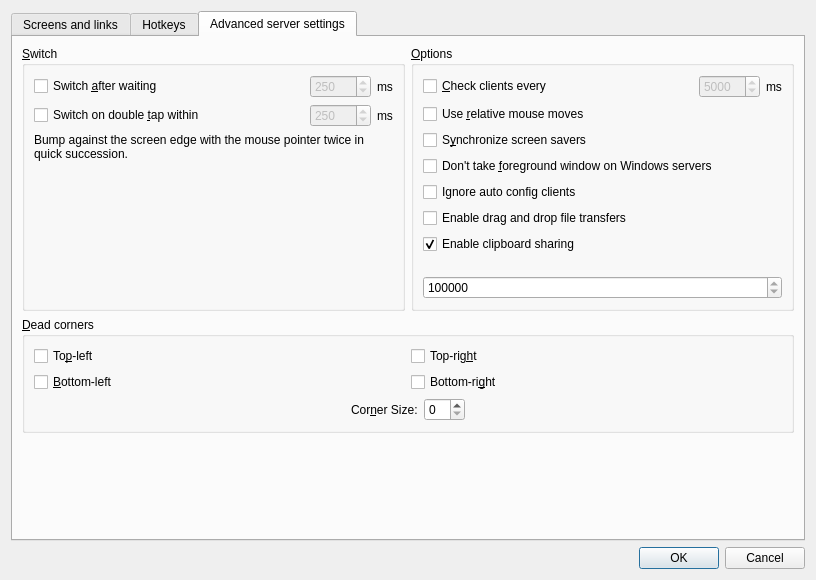
<?xml version="1.0" encoding="UTF-8"?>
<ui version="4.0">
 <class>ServerConfigDialogBase</class>
 <widget class="QDialog" name="ServerConfigDialogBase">
  <property name="geometry">
   <rect>
    <x>0</x>
    <y>0</y>
    <width>816</width>
    <height>580</height>
   </rect>
  </property>
  <property name="windowTitle">
   <string>Server Configuration</string>
  </property>
  <layout class="QVBoxLayout">
   <item>
    <widget class="QTabWidget" name="m_pTabWidget">
     <property name="currentIndex">
      <number>2</number>
     </property>
     <widget class="QWidget" name="m_pTabScreens">
      <attribute name="title">
       <string>Screens and links</string>
      </attribute>
      <layout class="QVBoxLayout">
       <item>
        <layout class="QHBoxLayout">
         <item>
          <widget class="TrashScreenWidget" name="m_pTrashScreenWidget">
           <property name="acceptDrops">
            <bool>true</bool>
           </property>
           <property name="toolTip">
            <string>Drag a screen from the grid to the trashcan to remove it.</string>
           </property>
           <property name="frameShape">
            <enum>QFrame::StyledPanel</enum>
           </property>
           <property name="frameShadow">
            <enum>QFrame::Raised</enum>
           </property>
           <property name="text">
            <string/>
           </property>
           <property name="pixmap">
            <pixmap>:/res/icons/64x64/user-trash.png</pixmap>
           </property>
          </widget>
         </item>
         <item>
          <widget class="QLabel" name="label_2">
           <property name="sizePolicy">
            <sizepolicy hsizetype="Preferred" vsizetype="Preferred">
             <horstretch>1</horstretch>
             <verstretch>0</verstretch>
            </sizepolicy>
           </property>
           <property name="text">
            <string>Configure the layout of your barrier server configuration.</string>
           </property>
           <property name="alignment">
            <set>Qt::AlignCenter</set>
           </property>
           <property name="wordWrap">
            <bool>true</bool>
           </property>
          </widget>
         </item>
         <item>
          <widget class="NewScreenWidget" name="m_pLabelNewScreenWidget">
           <property name="toolTip">
            <string>Drag this button to the grid to add a new screen.</string>
           </property>
           <property name="frameShape">
            <enum>QFrame::StyledPanel</enum>
           </property>
           <property name="frameShadow">
            <enum>QFrame::Raised</enum>
           </property>
           <property name="text">
            <string/>
           </property>
           <property name="pixmap">
            <pixmap>:/res/icons/64x64/video-display.png</pixmap>
           </property>
          </widget>
         </item>
        </layout>
       </item>
       <item>
        <widget class="ScreenSetupView" name="m_pScreenSetupView">
         <property name="minimumSize">
          <size>
           <width>0</width>
           <height>273</height>
          </size>
         </property>
         <property name="maximumSize">
          <size>
           <width>16777215</width>
           <height>273</height>
          </size>
         </property>
         <property name="acceptDrops">
          <bool>true</bool>
         </property>
         <property name="autoFillBackground">
          <bool>false</bool>
         </property>
         <property name="frameShape">
          <enum>QFrame::StyledPanel</enum>
         </property>
         <property name="frameShadow">
          <enum>QFrame::Sunken</enum>
         </property>
        </widget>
       </item>
       <item>
        <widget class="QLabel" name="label_3">
         <property name="sizePolicy">
          <sizepolicy hsizetype="Preferred" vsizetype="Preferred">
           <horstretch>1</horstretch>
           <verstretch>0</verstretch>
          </sizepolicy>
         </property>
         <property name="text">
          <string>Drag new screens to the grid or move existing ones around.
Drag a screen to the trashcan to delete it.
Double click on a screen to edit its settings.</string>
         </property>
         <property name="alignment">
          <set>Qt::AlignCenter</set>
         </property>
         <property name="wordWrap">
          <bool>true</bool>
         </property>
        </widget>
       </item>
       <item>
        <spacer>
         <property name="orientation">
          <enum>Qt::Vertical</enum>
         </property>
         <property name="sizeHint" stdset="0">
          <size>
           <width>20</width>
           <height>40</height>
          </size>
         </property>
        </spacer>
       </item>
      </layout>
     </widget>
     <widget class="QWidget" name="m_pTabHotkeys">
      <attribute name="title">
       <string>Hotkeys</string>
      </attribute>
      <layout class="QHBoxLayout">
       <item>
        <widget class="QGroupBox" name="groupBox">
         <property name="title">
          <string>&amp;Hotkeys</string>
         </property>
         <layout class="QGridLayout">
          <item row="0" column="0" rowspan="4">
           <widget class="QListWidget" name="m_pListHotkeys"/>
          </item>
          <item row="0" column="1">
           <widget class="QPushButton" name="m_pButtonNewHotkey">
            <property name="enabled">
             <bool>true</bool>
            </property>
            <property name="text">
             <string>&amp;New</string>
            </property>
           </widget>
          </item>
          <item row="1" column="1">
           <widget class="QPushButton" name="m_pButtonEditHotkey">
            <property name="enabled">
             <bool>false</bool>
            </property>
            <property name="text">
             <string>&amp;Edit</string>
            </property>
           </widget>
          </item>
          <item row="2" column="1">
           <widget class="QPushButton" name="m_pButtonRemoveHotkey">
            <property name="enabled">
             <bool>false</bool>
            </property>
            <property name="text">
             <string>&amp;Remove</string>
            </property>
           </widget>
          </item>
          <item row="3" column="1">
           <spacer>
            <property name="orientation">
             <enum>Qt::Vertical</enum>
            </property>
            <property name="sizeHint" stdset="0">
             <size>
              <width>75</width>
              <height>161</height>
             </size>
            </property>
           </spacer>
          </item>
         </layout>
        </widget>
       </item>
       <item>
        <widget class="QGroupBox" name="groupBox_2">
         <property name="title">
          <string>A&amp;ctions</string>
         </property>
         <layout class="QGridLayout">
          <item row="0" column="0" rowspan="4">
           <widget class="QListWidget" name="m_pListActions"/>
          </item>
          <item row="0" column="1">
           <widget class="QPushButton" name="m_pButtonNewAction">
            <property name="enabled">
             <bool>false</bool>
            </property>
            <property name="text">
             <string>Ne&amp;w</string>
            </property>
           </widget>
          </item>
          <item row="1" column="1">
           <widget class="QPushButton" name="m_pButtonEditAction">
            <property name="enabled">
             <bool>false</bool>
            </property>
            <property name="text">
             <string>E&amp;dit</string>
            </property>
           </widget>
          </item>
          <item row="2" column="1">
           <widget class="QPushButton" name="m_pButtonRemoveAction">
            <property name="enabled">
             <bool>false</bool>
            </property>
            <property name="text">
             <string>Re&amp;move</string>
            </property>
           </widget>
          </item>
          <item row="3" column="1">
           <spacer>
            <property name="orientation">
             <enum>Qt::Vertical</enum>
            </property>
            <property name="sizeHint" stdset="0">
             <size>
              <width>20</width>
              <height>40</height>
             </size>
            </property>
           </spacer>
          </item>
         </layout>
        </widget>
       </item>
      </layout>
     </widget>
     <widget class="QWidget" name="m_pTabAdvanced">
      <attribute name="title">
       <string>Advanced server settings</string>
      </attribute>
      <layout class="QGridLayout">
       <item row="0" column="0">
        <widget class="QGroupBox" name="m_pGroupSwitch">
         <property name="title">
          <string>&amp;Switch</string>
         </property>
         <layout class="QVBoxLayout">
          <item>
           <layout class="QHBoxLayout">
            <item>
             <widget class="QCheckBox" name="m_pCheckBoxSwitchDelay">
              <property name="enabled">
               <bool>true</bool>
              </property>
              <property name="text">
               <string>Switch &amp;after waiting</string>
              </property>
             </widget>
            </item>
            <item>
             <spacer>
              <property name="orientation">
               <enum>Qt::Horizontal</enum>
              </property>
              <property name="sizeHint" stdset="0">
               <size>
                <width>40</width>
                <height>20</height>
               </size>
              </property>
             </spacer>
            </item>
            <item>
             <widget class="QSpinBox" name="m_pSpinBoxSwitchDelay">
              <property name="enabled">
               <bool>false</bool>
              </property>
              <property name="minimum">
               <number>10</number>
              </property>
              <property name="maximum">
               <number>10000</number>
              </property>
              <property name="singleStep">
               <number>10</number>
              </property>
              <property name="value">
               <number>250</number>
              </property>
             </widget>
            </item>
            <item>
             <widget class="QLabel" name="m_pLabel_14">
              <property name="text">
               <string>ms</string>
              </property>
             </widget>
            </item>
           </layout>
          </item>
          <item>
           <layout class="QVBoxLayout">
            <item>
             <layout class="QHBoxLayout">
              <item>
               <widget class="QCheckBox" name="m_pCheckBoxSwitchDoubleTap">
                <property name="enabled">
                 <bool>true</bool>
                </property>
                <property name="text">
                 <string>Switch on double &amp;tap within</string>
                </property>
               </widget>
              </item>
              <item>
               <spacer>
                <property name="orientation">
                 <enum>Qt::Horizontal</enum>
                </property>
                <property name="sizeHint" stdset="0">
                 <size>
                  <width>40</width>
                  <height>20</height>
                 </size>
                </property>
               </spacer>
              </item>
              <item>
               <widget class="QSpinBox" name="m_pSpinBoxSwitchDoubleTap">
                <property name="enabled">
                 <bool>false</bool>
                </property>
                <property name="minimum">
                 <number>10</number>
                </property>
                <property name="maximum">
                 <number>10000</number>
                </property>
                <property name="singleStep">
                 <number>10</number>
                </property>
                <property name="value">
                 <number>250</number>
                </property>
               </widget>
              </item>
              <item>
               <widget class="QLabel" name="m_pLabel_15">
                <property name="text">
                 <string>ms</string>
                </property>
               </widget>
              </item>
             </layout>
            </item>
            <item>
             <widget class="QLabel" name="label_4">
              <property name="text">
               <string>Bump against the screen edge with the mouse pointer twice in quick succession.</string>
              </property>
              <property name="wordWrap">
               <bool>true</bool>
              </property>
             </widget>
            </item>
           </layout>
          </item>
          <item>
           <spacer>
            <property name="orientation">
             <enum>Qt::Vertical</enum>
            </property>
            <property name="sizeHint" stdset="0">
             <size>
              <width>20</width>
              <height>40</height>
             </size>
            </property>
           </spacer>
          </item>
         </layout>
        </widget>
       </item>
       <item row="0" column="1">
        <widget class="QGroupBox" name="m_pGroupOptions">
         <property name="title">
          <string>&amp;Options</string>
         </property>
         <layout class="QGridLayout">
          <item row="5" column="0">
           <widget class="QCheckBox" name="m_pCheckBoxEnableDragAndDrop">
            <property name="text">
             <string>Enable drag and drop file transfers</string>
            </property>
           </widget>
          </item>
          <item row="4" column="0">
           <widget class="QCheckBox" name="m_pCheckBoxIgnoreAutoConfigClient">
            <property name="text">
             <string>Ignore auto config clients</string>
            </property>
           </widget>
          </item>
          <item row="2" column="0">
           <widget class="QCheckBox" name="m_pCheckBoxScreenSaverSync">
            <property name="enabled">
             <bool>true</bool>
            </property>
            <property name="text">
             <string>S&amp;ynchronize screen savers</string>
            </property>
           </widget>
          </item>
          <item row="1" column="0">
           <widget class="QCheckBox" name="m_pCheckBoxRelativeMouseMoves">
            <property name="enabled">
             <bool>true</bool>
            </property>
            <property name="text">
             <string>Use &amp;relative mouse moves</string>
            </property>
           </widget>
          </item>
          <item row="3" column="0">
           <widget class="QCheckBox" name="m_pCheckBoxWin32KeepForeground">
            <property name="enabled">
             <bool>true</bool>
            </property>
            <property name="text">
             <string>Don't take &amp;foreground window on Windows servers</string>
            </property>
           </widget>
          </item>
          <item row="7" column="0">
           <spacer>
            <property name="orientation">
             <enum>Qt::Vertical</enum>
            </property>
            <property name="sizeHint" stdset="0">
             <size>
              <width>20</width>
              <height>16</height>
             </size>
            </property>
           </spacer>
          </item>
          <item row="6" column="0">
           <widget class="QCheckBox" name="m_pCheckBoxEnableClipboard">
            <property name="text">
             <string>Enable clipboard sharing</string>
            </property>
            <property name="checked">
             <bool>true</bool>
            </property>
           </widget>
          </item>
          <item row="0" column="0">
           <layout class="QHBoxLayout">
            <item>
             <widget class="QCheckBox" name="m_pCheckBoxHeartbeat">
              <property name="enabled">
               <bool>true</bool>
              </property>
              <property name="text">
               <string>&amp;Check clients every</string>
              </property>
             </widget>
            </item>
            <item>
             <spacer>
              <property name="orientation">
               <enum>Qt::Horizontal</enum>
              </property>
              <property name="sizeHint" stdset="0">
               <size>
                <width>40</width>
                <height>20</height>
               </size>
              </property>
             </spacer>
            </item>
            <item>
             <widget class="QSpinBox" name="m_pSpinBoxHeartbeat">
              <property name="enabled">
               <bool>false</bool>
              </property>
              <property name="minimum">
               <number>1000</number>
              </property>
              <property name="maximum">
               <number>30000</number>
              </property>
              <property name="singleStep">
               <number>1000</number>
              </property>
              <property name="value">
               <number>5000</number>
              </property>
             </widget>
            </item>
            <item>
             <widget class="QLabel" name="m_pLabel_16">
              <property name="text">
               <string>ms</string>
              </property>
             </widget>
            </item>
           </layout>
          </item>
          <item row="8" column="0">
           <widget class="QSpinBox" name="m_pSpinBoxClipboardSizeLimit">
            <property name="enabled">
             <bool>true</bool>
            </property>
             <property name="minimum">
               <number>1000000</number>
             </property>
            <property name="maximum">
             <number>1000000000</number>
            </property>
              <property name="singleStep">
               <number>1000</number>
              </property>
            <property name="value">
             <number>100000000</number>
            </property>
           </widget>
          </item>
         </layout>
        </widget>
       </item>
       <item row="1" column="0" colspan="2">
        <widget class="QGroupBox" name="m_pGroupSwitchCorners">
         <property name="title">
          <string>&amp;Dead corners</string>
         </property>
         <property name="checked">
          <bool>false</bool>
         </property>
         <layout class="QGridLayout">
          <item row="0" column="0" colspan="2">
           <widget class="QCheckBox" name="m_pCheckBoxCornerTopLeft">
            <property name="text">
             <string>To&amp;p-left</string>
            </property>
           </widget>
          </item>
          <item row="0" column="2" colspan="2">
           <widget class="QCheckBox" name="m_pCheckBoxCornerTopRight">
            <property name="text">
             <string>Top-rig&amp;ht</string>
            </property>
           </widget>
          </item>
          <item row="1" column="0" colspan="2">
           <widget class="QCheckBox" name="m_pCheckBoxCornerBottomLeft">
            <property name="text">
             <string>&amp;Bottom-left</string>
            </property>
           </widget>
          </item>
          <item row="1" column="2" colspan="2">
           <widget class="QCheckBox" name="m_pCheckBoxCornerBottomRight">
            <property name="text">
             <string>Bottom-ri&amp;ght</string>
            </property>
           </widget>
          </item>
          <item row="2" column="0">
           <spacer>
            <property name="orientation">
             <enum>Qt::Horizontal</enum>
            </property>
            <property name="sizeHint" stdset="0">
             <size>
              <width>40</width>
              <height>20</height>
             </size>
            </property>
           </spacer>
          </item>
          <item row="2" column="1" colspan="2">
           <layout class="QHBoxLayout">
            <item>
             <widget class="QLabel" name="label">
              <property name="text">
               <string>Cor&amp;ner Size:</string>
              </property>
              <property name="buddy">
               <cstring>m_pSpinBoxSwitchCornerSize</cstring>
              </property>
             </widget>
            </item>
            <item>
             <widget class="QSpinBox" name="m_pSpinBoxSwitchCornerSize"/>
            </item>
           </layout>
          </item>
          <item row="2" column="3">
           <spacer>
            <property name="orientation">
             <enum>Qt::Horizontal</enum>
            </property>
            <property name="sizeHint" stdset="0">
             <size>
              <width>40</width>
              <height>20</height>
             </size>
            </property>
           </spacer>
          </item>
         </layout>
        </widget>
       </item>
       <item row="2" column="0">
        <spacer>
         <property name="orientation">
          <enum>Qt::Vertical</enum>
         </property>
         <property name="sizeHint" stdset="0">
          <size>
           <width>20</width>
           <height>40</height>
          </size>
         </property>
        </spacer>
       </item>
      </layout>
     </widget>
    </widget>
   </item>
   <item>
    <widget class="QDialogButtonBox" name="m_pButtonBox">
     <property name="orientation">
      <enum>Qt::Horizontal</enum>
     </property>
     <property name="standardButtons">
      <set>QDialogButtonBox::Cancel|QDialogButtonBox::Ok</set>
     </property>
    </widget>
   </item>
  </layout>
 </widget>
 <customwidgets>
  <customwidget>
   <class>ScreenSetupView</class>
   <extends>QTableView</extends>
   <header>ScreenSetupView.h</header>
   <container>1</container>
  </customwidget>
  <customwidget>
   <class>NewScreenWidget</class>
   <extends>QLabel</extends>
   <header>NewScreenWidget.h</header>
  </customwidget>
  <customwidget>
   <class>TrashScreenWidget</class>
   <extends>QLabel</extends>
   <header>TrashScreenWidget.h</header>
  </customwidget>
 </customwidgets>
 <resources>
  <include location="Barrier.qrc"/>
 </resources>
 <connections>
  <connection>
   <sender>m_pButtonBox</sender>
   <signal>accepted()</signal>
   <receiver>ServerConfigDialogBase</receiver>
   <slot>accept()</slot>
   <hints>
    <hint type="sourcelabel">
     <x>572</x>
     <y>424</y>
    </hint>
    <hint type="destinationlabel">
     <x>377</x>
     <y>-8</y>
    </hint>
   </hints>
  </connection>
  <connection>
   <sender>m_pButtonBox</sender>
   <signal>rejected()</signal>
   <receiver>ServerConfigDialogBase</receiver>
   <slot>reject()</slot>
   <hints>
    <hint type="sourcelabel">
     <x>641</x>
     <y>424</y>
    </hint>
    <hint type="destinationlabel">
     <x>595</x>
     <y>1</y>
    </hint>
   </hints>
  </connection>
  <connection>
   <sender>m_pCheckBoxSwitchDelay</sender>
   <signal>toggled(bool)</signal>
   <receiver>m_pSpinBoxSwitchDelay</receiver>
   <slot>setEnabled(bool)</slot>
   <hints>
    <hint type="sourcelabel">
     <x>110</x>
     <y>63</y>
    </hint>
    <hint type="destinationlabel">
     <x>110</x>
     <y>63</y>
    </hint>
   </hints>
  </connection>
  <connection>
   <sender>m_pCheckBoxSwitchDoubleTap</sender>
   <signal>toggled(bool)</signal>
   <receiver>m_pSpinBoxSwitchDoubleTap</receiver>
   <slot>setEnabled(bool)</slot>
   <hints>
    <hint type="sourcelabel">
     <x>110</x>
     <y>63</y>
    </hint>
    <hint type="destinationlabel">
     <x>110</x>
     <y>63</y>
    </hint>
   </hints>
  </connection>
  <connection>
   <sender>m_pCheckBoxHeartbeat</sender>
   <signal>toggled(bool)</signal>
   <receiver>m_pSpinBoxHeartbeat</receiver>
   <slot>setEnabled(bool)</slot>
   <hints>
    <hint type="sourcelabel">
     <x>110</x>
     <y>63</y>
    </hint>
    <hint type="destinationlabel">
     <x>110</x>
     <y>63</y>
    </hint>
   </hints>
  </connection>
  <connection>
   <sender>m_pListHotkeys</sender>
   <signal>itemDoubleClicked(QListWidgetItem*)</signal>
   <receiver>m_pButtonEditHotkey</receiver>
   <slot>click()</slot>
   <hints>
    <hint type="sourcelabel">
     <x>197</x>
     <y>115</y>
    </hint>
    <hint type="destinationlabel">
     <x>304</x>
     <y>115</y>
    </hint>
   </hints>
  </connection>
  <connection>
   <sender>m_pListActions</sender>
   <signal>itemDoubleClicked(QListWidgetItem*)</signal>
   <receiver>m_pButtonEditAction</receiver>
   <slot>click()</slot>
   <hints>
    <hint type="sourcelabel">
     <x>505</x>
     <y>120</y>
    </hint>
    <hint type="destinationlabel">
     <x>677</x>
     <y>118</y>
    </hint>
   </hints>
  </connection>
 </connections>
</ui>
